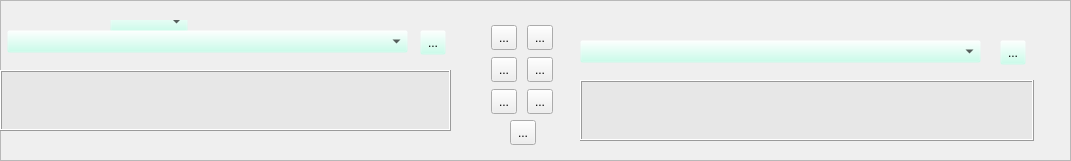
    <widget class="QFrame" name="frame_haut">
     <property name="geometry">
      <rect>
       <x>10</x>
       <y>10</y>
       <width>1071</width>
       <height>161</height>
      </rect>
     </property>
     <property name="frameShape">
      <enum>QFrame::StyledPanel</enum>
     </property>
     <property name="frameShadow">
      <enum>QFrame::Raised</enum>
     </property>
     <widget class="QFrame" name="frame_client">
      <property name="geometry">
       <rect>
        <x>-10</x>
        <y>20</y>
        <width>474</width>
        <height>120</height>
       </rect>
      </property>
      <property name="styleSheet">
       <string notr="true">background-color: rgb(188, 255, 231,0);</string>
      </property>
      <property name="frameShape">
       <enum>QFrame::Box</enum>
      </property>
      <property name="frameShadow">
       <enum>QFrame::Raised</enum>
      </property>
      <property name="lineWidth">
       <number>1</number>
      </property>
      <widget class="QTextBrowser" name="textBrowser_client">
       <property name="geometry">
        <rect>
         <x>10</x>
         <y>50</y>
         <width>451</width>
         <height>61</height>
        </rect>
       </property>
       <property name="toolTip">
        <string>Double click pour sélectionner l'édition</string>
       </property>
       <property name="styleSheet">
        <string notr="true">background-color: rgb(231, 231, 231);</string>
       </property>
       <property name="frameShape">
        <enum>QFrame::Box</enum>
       </property>
       <property name="frameShadow">
        <enum>QFrame::Raised</enum>
       </property>
       <property name="lineWidth">
        <number>1</number>
       </property>
       <property name="midLineWidth">
        <number>0</number>
       </property>
      </widget>
      <widget class="QToolButton" name="toolButton_ClientInfo">
       <property name="geometry">
        <rect>
         <x>430</x>
         <y>10</y>
         <width>26</width>
         <height>25</height>
        </rect>
       </property>
       <property name="text">
        <string>...</string>
       </property>
       <property name="icon">
        <iconset resource="resources.qrc">
         <normaloff>:/newPrefix/images/info.png</normaloff>:/newPrefix/images/info.png</iconset>
       </property>
       <property name="iconSize">
        <size>
         <width>24</width>
         <height>24</height>
        </size>
       </property>
      </widget>
      <widget class="QComboBox" name="comboBox">
       <property name="geometry">
        <rect>
         <x>120</x>
         <y>-10</y>
         <width>78</width>
         <height>23</height>
        </rect>
       </property>
      </widget>
      <widget class="QComboBox" name="comboBox_client">
       <property name="geometry">
        <rect>
         <x>17</x>
         <y>10</y>
         <width>401</width>
         <height>23</height>
        </rect>
       </property>
      </widget>
     </widget>
     <widget class="QFrame" name="frame_animal">
      <property name="geometry">
       <rect>
        <x>570</x>
        <y>30</y>
        <width>482</width>
        <height>120</height>
       </rect>
      </property>
      <property name="styleSheet">
       <string notr="true">background-color: rgb(188, 255, 231,0);</string>
      </property>
      <property name="frameShape">
       <enum>QFrame::Box</enum>
      </property>
      <property name="frameShadow">
       <enum>QFrame::Raised</enum>
      </property>
      <widget class="QTextBrowser" name="textBrowser_animal">
       <property name="geometry">
        <rect>
         <x>10</x>
         <y>50</y>
         <width>454</width>
         <height>61</height>
        </rect>
       </property>
       <property name="toolTip">
        <string>Double click pour sélectionner l'édition</string>
       </property>
       <property name="styleSheet">
        <string notr="true">background-color: rgb(231, 231, 231);</string>
       </property>
       <property name="frameShape">
        <enum>QFrame::Box</enum>
       </property>
       <property name="frameShadow">
        <enum>QFrame::Raised</enum>
       </property>
      </widget>
      <widget class="QToolButton" name="toolButton_AnimalInfo">
       <property name="geometry">
        <rect>
         <x>430</x>
         <y>10</y>
         <width>26</width>
         <height>25</height>
        </rect>
       </property>
       <property name="text">
        <string>...</string>
       </property>
       <property name="icon">
        <iconset resource="resources.qrc">
         <normaloff>:/newPrefix/images/info.png</normaloff>:/newPrefix/images/info.png</iconset>
       </property>
       <property name="iconSize">
        <size>
         <width>24</width>
         <height>24</height>
        </size>
       </property>
      </widget>
      <widget class="QComboBox" name="comboBox_Animal">
       <property name="geometry">
        <rect>
         <x>10</x>
         <y>10</y>
         <width>401</width>
         <height>23</height>
        </rect>
       </property>
      </widget>
     </widget>
     <widget class="QToolButton" name="toolButton_scan">
      <property name="geometry">
       <rect>
        <x>510</x>
        <y>120</y>
        <width>26</width>
        <height>25</height>
       </rect>
      </property>
      <property name="toolTip">
       <string>Recherche client / animal</string>
      </property>
      <property name="text">
       <string>...</string>
      </property>
      <property name="icon">
       <iconset resource="resources.qrc">
        <normaloff>:/newPrefix/images/loupe2.png</normaloff>:/newPrefix/images/loupe2.png</iconset>
      </property>
      <property name="iconSize">
       <size>
        <width>30</width>
        <height>30</height>
       </size>
      </property>
     </widget>
     <widget class="QToolButton" name="toolButton_addAnimal">
      <property name="geometry">
       <rect>
        <x>527</x>
        <y>25</y>
        <width>26</width>
        <height>25</height>
       </rect>
      </property>
      <property name="toolTip">
       <string>Nouvel animal</string>
      </property>
      <property name="text">
       <string>...</string>
      </property>
      <property name="icon">
       <iconset resource="resources.qrc">
        <normaloff>:/newPrefix/images/add1.png</normaloff>:/newPrefix/images/add1.png</iconset>
      </property>
      <property name="iconSize">
       <size>
        <width>30</width>
        <height>30</height>
       </size>
      </property>
     </widget>
     <widget class="QToolButton" name="toolButton_editClient">
      <property name="geometry">
       <rect>
        <x>491</x>
        <y>57</y>
        <width>26</width>
        <height>25</height>
       </rect>
      </property>
      <property name="toolTip">
       <string>Modifie client</string>
      </property>
      <property name="text">
       <string>...</string>
      </property>
      <property name="icon">
       <iconset resource="resources.qrc">
        <normaloff>:/newPrefix/images/edit1.png</normaloff>:/newPrefix/images/edit1.png</iconset>
      </property>
      <property name="iconSize">
       <size>
        <width>30</width>
        <height>30</height>
       </size>
      </property>
     </widget>
     <widget class="QToolButton" name="toolButton_deleteAnimal">
      <property name="geometry">
       <rect>
        <x>527</x>
        <y>89</y>
        <width>26</width>
        <height>25</height>
       </rect>
      </property>
      <property name="toolTip">
       <string>Efface animal</string>
      </property>
      <property name="text">
       <string>...</string>
      </property>
      <property name="icon">
       <iconset resource="resources.qrc">
        <normaloff>:/newPrefix/images/delete2.png</normaloff>:/newPrefix/images/delete2.png</iconset>
      </property>
      <property name="iconSize">
       <size>
        <width>30</width>
        <height>30</height>
       </size>
      </property>
     </widget>
     <widget class="QToolButton" name="toolButton_deleteClient">
      <property name="geometry">
       <rect>
        <x>491</x>
        <y>89</y>
        <width>26</width>
        <height>25</height>
       </rect>
      </property>
      <property name="toolTip">
       <string>Efface client</string>
      </property>
      <property name="text">
       <string>...</string>
      </property>
      <property name="icon">
       <iconset resource="resources.qrc">
        <normaloff>:/newPrefix/images/delete2.png</normaloff>:/newPrefix/images/delete2.png</iconset>
      </property>
      <property name="iconSize">
       <size>
        <width>30</width>
        <height>30</height>
       </size>
      </property>
     </widget>
     <widget class="QToolButton" name="toolButton_addClient">
      <property name="geometry">
       <rect>
        <x>491</x>
        <y>25</y>
        <width>26</width>
        <height>25</height>
       </rect>
      </property>
      <property name="toolTip">
       <string>Nouveau client</string>
      </property>
      <property name="text">
       <string>...</string>
      </property>
      <property name="icon">
       <iconset resource="resources.qrc">
        <normaloff>:/newPrefix/images/add1.png</normaloff>:/newPrefix/images/add1.png</iconset>
      </property>
      <property name="iconSize">
       <size>
        <width>30</width>
        <height>30</height>
       </size>
      </property>
     </widget>
     <widget class="QToolButton" name="toolButton_editAnimal">
      <property name="geometry">
       <rect>
        <x>527</x>
        <y>57</y>
        <width>26</width>
        <height>25</height>
       </rect>
      </property>
      <property name="toolTip">
       <string>Modifie animal</string>
      </property>
      <property name="text">
       <string>...</string>
      </property>
      <property name="icon">
       <iconset resource="resources.qrc">
        <normaloff>:/newPrefix/images/edit1.png</normaloff>:/newPrefix/images/edit1.png</iconset>
      </property>
      <property name="iconSize">
       <size>
        <width>30</width>
        <height>30</height>
       </size>
      </property>
     </widget>
    </widget>
